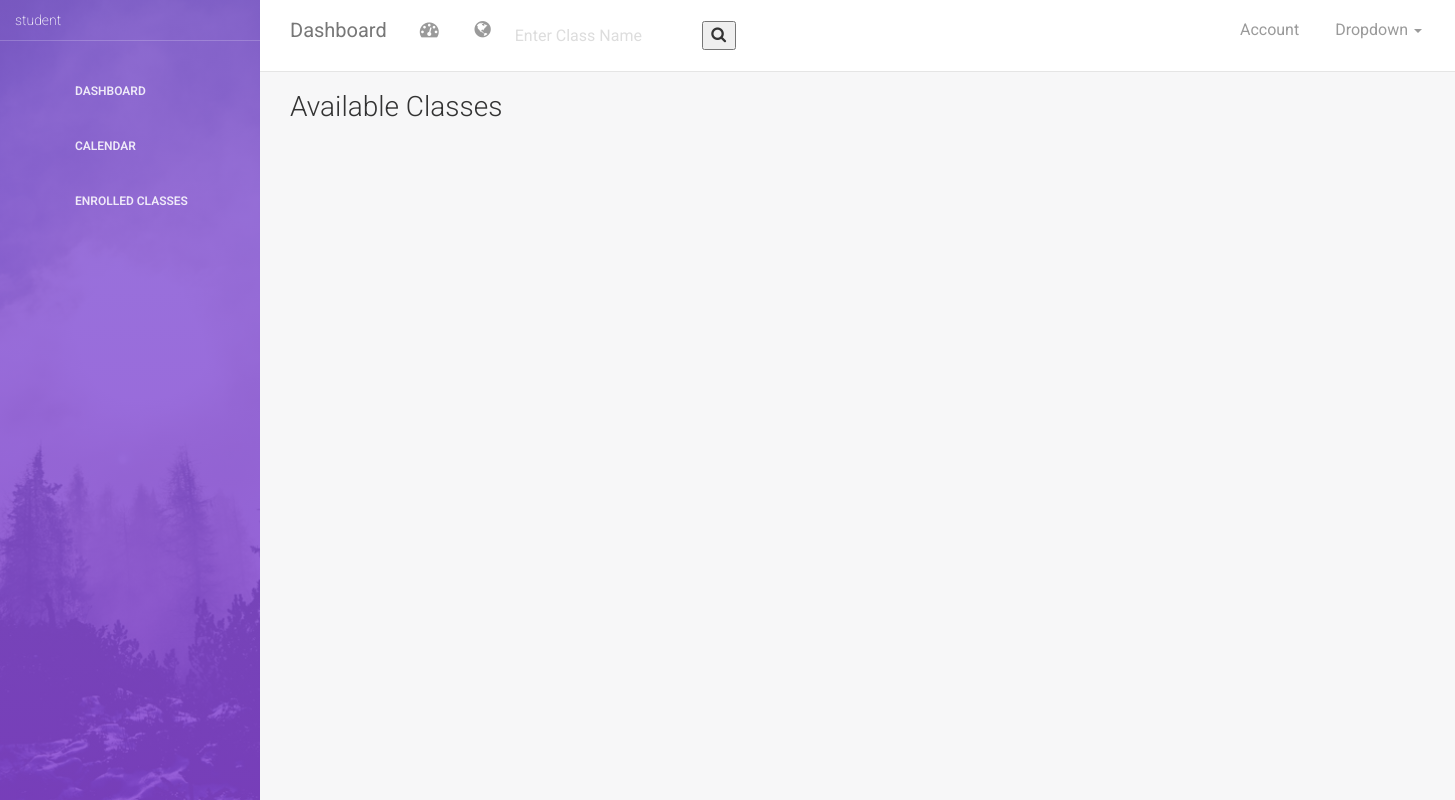
The page /student/dashboard/ (signed in) on the database as committed earlier.
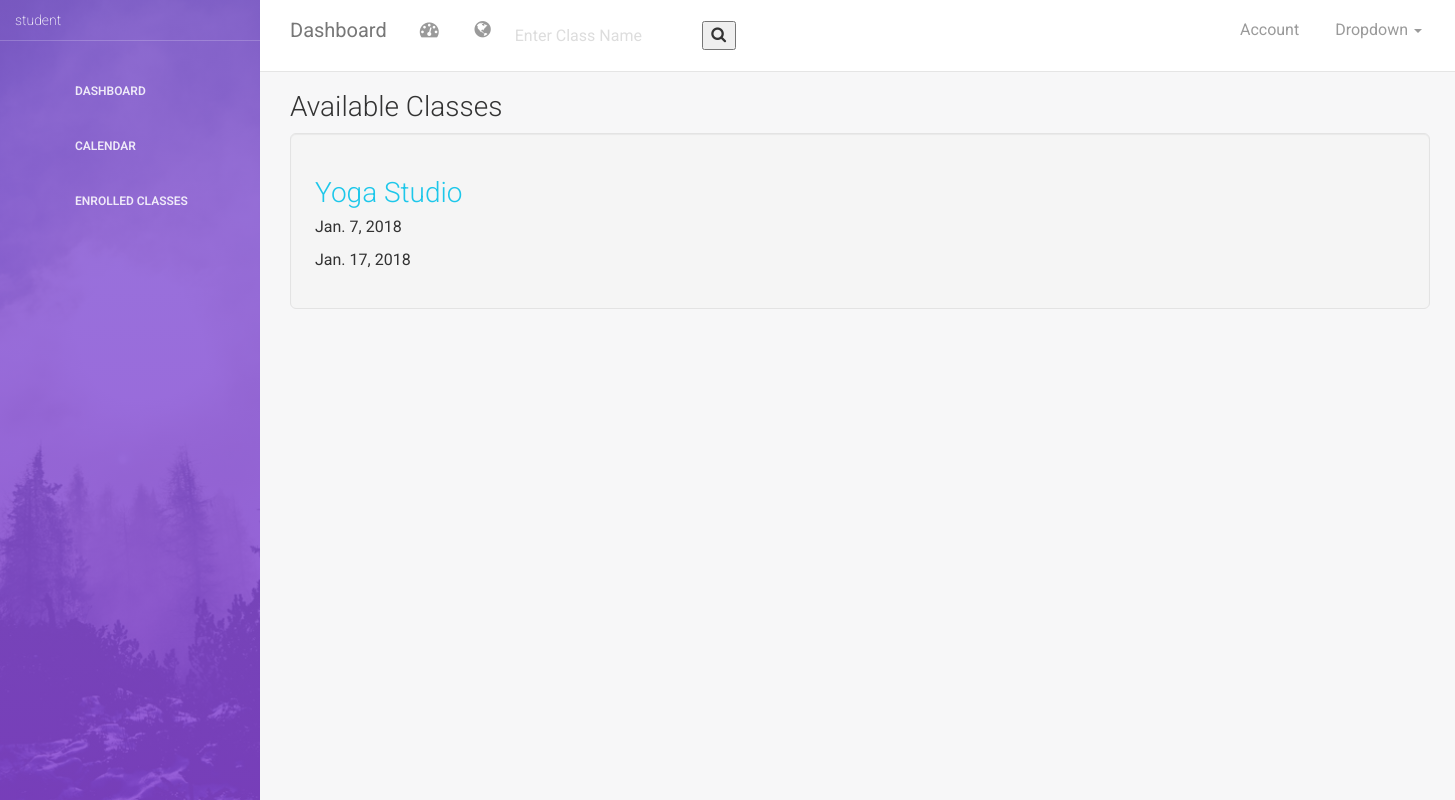
The same page on the database as committed later.
### Class/models.py (models this page shows, shortened)
class Class(models.Model):
    business_id = models.ForeignKey(Business,to_field='business_id',on_delete=models.CASCADE)
    class_id = models.AutoField(primary_key=True)
    active_class = models.BooleanField()
    class_name = models.CharField(max_length=100,blank=False,null=False,unique=True)
    class_name_variable = models.CharField(max_length=250,default='Class')
    corse_duration = models.DurationField()
    duration = models.DurationField()
    start_date = models.DateField()
    start_date_variable = models.CharField(max_length=100,default='Start Date')
    end_date = models.DateField()
    end_date_variable = models.CharField(max_length=100,default='End Date')
    class_location = models.CharField(max_length=250)
    class_location_variable = models.CharField(max_length=100,default = 'Location')
    allocated_room = models.CharField(max_length=10)
    allocated_room_variable = models.CharField(max_length=100,default='Room')
    instructor = models.ManyToManyField(Instructor)
    instructor_variable = models.CharField(max_length=100,default='Instructor')
    description = models.TextField()
    description_variable = models.CharField(max_length=100,default='Description')
    student = models.ManyToManyField(Student)

### student/views.py (the view)
def dashboard(request):
    if not request.user.is_authenticated():
        return redirect('/student/login')
    else:
        try:
            print request.user.student.student_id
            check_class()
            clas = Class.objects.filter(active_class=True)
            username = request.user.username
            return render(request,'student/dashboard/dashboard.html',{'class':clas,'username':username})
        except:
            logout(request)
            return redirect('/student/login')

### student/views.py (called while the page is built)
def check_class():
    act = Class.objects.filter(active_class=True)
    for i in act:
        if date.today() > i.end_date:
            i.active_class=False
            i.save()

### student/templates/student/dashboard/dashboard.html (shortened to what this page needs)
    {% extends 'student/dashboard/base.html'%}
    {% load static %}
{% block nav-left %}
<form class="navbar-form navbar-left" role="search" action="{% url 'student:search' %}" method="post">
                                    <div class="form-group" id="p2">
                                          <input type="text" class="form-control" name="qname" placeholder="Enter Class Name" id="p3">
                                    <button class="icon"><i class="fa fa-search"></i></button>
                                    </div>
                            </form>
{% endblock %}
{% block body %}
<div class="container-fluid">
    <div class="row">
        <div class="col-lg-12">
                <div class="">
                        <div class="container" id='available'>
                                <h3>Available Classes</h3>
                                {% for i in class %}
                                    <div class="thumbnail well well-lg">
                                        <a href="/student/details/{{i.class_id}}"><h3>{{ i.class_name }}</h3></a>
                                        <h5>{{i.start_date}}</h5>
                                        <h5>{{i.end_date}}</h5>
                                    </div>
                                {% endfor %}
                        </div>
                    </div>
        </div>
    </div>
</div>
{% endblock %}

### student/templates/student/dashboard/base.html (shortened to what this page needs)
<!DOCTYPE html>
{% load static %}
<html>
<head>
    <link href="{% static 'hello/stylesheets/partials/bootstrap.min.css' %}" rel="stylesheet" />
    <link href="{% static 'hello/stylesheets/partials/animate.min.css' %}" rel="stylesheet"/>
    <link href="{% static 'hello/stylesheets/partials/light-bootstrap-dashboard.css' %}" rel="stylesheet"/>
    <link href="http://maxcdn.bootstrapcdn.com/font-awesome/4.2.0/css/font-awesome.min.css" rel="stylesheet">
    <link href="{% static 'hello/stylesheets/partials/pe-icon-7-stroke.css' %}" rel="stylesheet" />
</head>
<body>
        <div class="wrapper">
                <div class="sidebar" data-color="purple" data-image="assets/img/sidebar-5.jpg">
                    <div class="sidebar-wrapper">
                        <div class="logo">
                                student
                        </div>
                        <ul class="nav">
                            <li class="">
                                <a href="{% url 'student:dashboard' %}">
                                    <p>Dashboard</p>
                                </a>
                            </li>
                            <li>
                                    <a href="/student/calendar/">
                                        <p>Calendar</p>
                                    </a>
                                </li>
                                <li>
                                    <a href="{% url 'student:display' %}">
                                        <p>Enrolled Classes</p>
                                    </a>
                                </li>
                        </ul>
                    </div>
                </div>
                <div class="main-panel">
                    <nav class="navbar navbar-default navbar-fixed">
                        <div class="container-fluid">
                            <div class="navbar-header">
                                <a class="navbar-brand" href="#">Dashboard</a>
                            </div>
                            <div class="collapse navbar-collapse">
                                <ul class="nav navbar-nav navbar-left">
                                    <li>
                                        <a href="#" class="dropdown-toggle" data-toggle="dropdown">
                                            <i class="fa fa-dashboard"></i>
                                        </a>
                                    </li>
                                    <li class="dropdown">
                                          <a href="#" class="dropdown-toggle" data-toggle="dropdown">
                                                <i class="fa fa-globe"></i>
                                          </a>
                                    </li>
                                    {% block nav-left %}
                                    {% endblock %}
                                </ul>
                                <ul class="nav navbar-nav navbar-right">
                                    <li>
                                       <a href="">
                                           <p>Account</p>
                                        </a>
                                    </li>
                                    <li class="dropdown">
                                          <a href="#" class="dropdown-toggle" data-toggle="dropdown">
                                                <p>
                                                    Dropdown
                                                    <b class="caret"></b>
                                                </p>
                                          </a>
                                    </li>
                                </ul>
                            </div>
                        </div>
                    </nav>
                    {% block body %}
                    {% endblock %}
                </div>
            </div>
</body>
</html>

Rows that differ between the two databases and show on the page:
added Class: class_name "Yoga Studio", start_date "Jan. 7, 2018", end_date "Jan. 17, 2018"
